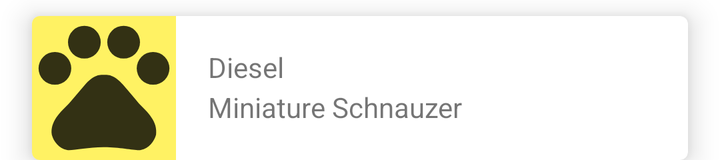
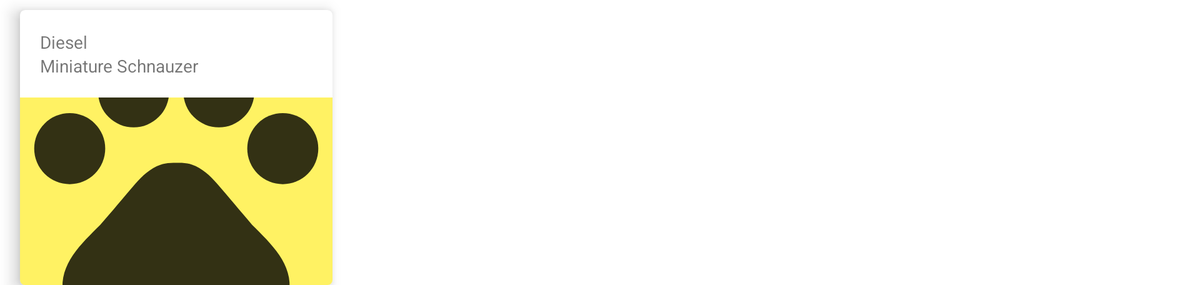

First picture: res/layout/ on a phone held upright. Second picture: the repository's own variant of that layout, on a device whose configuration matches the variant's folder. Source for both follows.
<!-- AndroidManifest.xml: application theme AppTheme -->
<!-- res/layout/pet_list_item.xml -->
<?xml version="1.0" encoding="utf-8"?>
<com.google.android.material.card.MaterialCardView xmlns:android="http://schemas.android.com/apk/res/android"
    xmlns:app="http://schemas.android.com/apk/res-auto"
    xmlns:tools="http://schemas.android.com/tools"
    android:layout_width="match_parent"
    android:layout_height="@dimen/linear_list_item_height"
    android:layout_marginTop="8dp"
    android:layout_marginLeft="16dp"
    android:layout_marginRight="16dp"
    app:cardElevation="8dp">

    <androidx.constraintlayout.widget.ConstraintLayout
        android:layout_width="match_parent"
        android:layout_height="match_parent">

        <FrameLayout
            android:id="@+id/frameLayout"
            android:layout_width="@dimen/linear_list_item_height"
            android:layout_height="@dimen/linear_list_item_height"
            app:layout_constraintBottom_toBottomOf="parent"
            app:layout_constraintStart_toStartOf="parent"
            app:layout_constraintTop_toTopOf="parent"
            android:background="@color/secondaryLightColor"/>


        <ImageView
            android:id="@+id/list_pet_image"
            android:layout_width="0dp"
            android:layout_height="0dp"
            android:layout_gravity="center_vertical"
            android:scaleType="centerCrop"
            android:src="@drawable/ic_action_pet_favorites"
            app:layout_constraintBottom_toBottomOf="parent"
            app:layout_constraintEnd_toEndOf="@+id/frameLayout"
            app:layout_constraintStart_toStartOf="parent"
            app:layout_constraintTop_toTopOf="parent" />


        <TextView
            android:id="@+id/dog_name_text_view"
            android:layout_width="wrap_content"
            android:layout_height="wrap_content"
            android:layout_marginStart="16dp"
            android:layout_marginLeft="16dp"
            android:layout_marginTop="16dp"
            app:layout_constraintStart_toEndOf="@+id/frameLayout"
            app:layout_constraintTop_toTopOf="parent"
            tools:text="Diesel" />

        <TextView
            android:id="@+id/dog_breed_text_view"
            android:layout_width="wrap_content"
            android:layout_height="wrap_content"
            android:layout_marginBottom="16dp"
            app:layout_constraintBottom_toBottomOf="parent"
            app:layout_constraintStart_toStartOf="@+id/dog_name_text_view"
            app:layout_constraintTop_toBottomOf="@+id/dog_name_text_view"
            tools:text="Miniature Schnauzer" />

        <ImageView
            android:id="@+id/list_item_options"
            android:layout_width="wrap_content"
            android:layout_height="wrap_content"
            android:layout_marginTop="16dp"
            android:layout_marginEnd="16dp"
            android:layout_marginRight="16dp"
            android:layout_marginBottom="16dp"
            android:clickable="true"
            android:focusable="true"
            app:layout_constraintBottom_toBottomOf="parent"
            app:layout_constraintEnd_toEndOf="parent"
            app:layout_constraintTop_toTopOf="parent"
            android:src="@drawable/ic_action_more" />


    </androidx.constraintlayout.widget.ConstraintLayout>


</com.google.android.material.card.MaterialCardView>
<!-- resources referenced by this layout -->
<resources>
  <color name="secondaryLightColor">#fff263</color>
  <dimen name="linear_list_item_height">72dp</dimen>
  <!-- drawable ic_action_pet_favorites (drawable-anydpi) -->
  <vector xmlns:android="http://schemas.android.com/apk/res/android"
      android:width="24dp"
      android:height="24dp"
      android:viewportWidth="24"
      android:viewportHeight="24"
      android:tint="#000000"
      android:alpha="0.8">
    <group android:scaleX="1.0909091"
        android:scaleY="1.0909091"
        android:translateX="-1.0909091"
        android:translateY="-1.6363636">
      <path
          android:fillColor="@android:color/white"
          android:pathData="M4.5,9.5m-2.5,0a2.5,2.5 0,1 1,5 0a2.5,2.5 0,1 1,-5 0"/>
      <path
          android:fillColor="@android:color/white"
          android:pathData="M9,5.5m-2.5,0a2.5,2.5 0,1 1,5 0a2.5,2.5 0,1 1,-5 0"/>
      <path
          android:fillColor="@android:color/white"
          android:pathData="M15,5.5m-2.5,0a2.5,2.5 0,1 1,5 0a2.5,2.5 0,1 1,-5 0"/>
      <path
          android:fillColor="@android:color/white"
          android:pathData="M19.5,9.5m-2.5,0a2.5,2.5 0,1 1,5 0a2.5,2.5 0,1 1,-5 0"/>
      <path
          android:fillColor="@android:color/white"
          android:pathData="M17.34,14.86c-0.87,-1.02 -1.6,-1.89 -2.48,-2.91 -0.46,-0.54 -1.05,-1.08 -1.75,-1.32 -0.11,-0.04 -0.22,-0.07 -0.33,-0.09 -0.25,-0.04 -0.52,-0.04 -0.78,-0.04s-0.53,0 -0.79,0.05c-0.11,0.02 -0.22,0.05 -0.33,0.09 -0.7,0.24 -1.28,0.78 -1.75,1.32 -0.87,1.02 -1.6,1.89 -2.48,2.91 -1.31,1.31 -2.92,2.76 -2.62,4.79 0.29,1.02 1.02,2.03 2.33,2.32 0.73,0.15 3.06,-0.44 5.54,-0.44h0.18c2.48,0 4.81,0.58 5.54,0.44 1.31,-0.29 2.04,-1.31 2.33,-2.32 0.31,-2.04 -1.3,-3.49 -2.61,-4.8z"/>
    </group>
  </vector>
  <style name="AppTheme" parent="Theme.MaterialComponents.Light.NoActionBar">
          
          <item name="colorPrimary">@color/colorPrimary</item>
          <item name="colorPrimaryDark">@color/colorPrimaryDark</item>
          <item name="colorAccent">@color/colorAccent</item>
      </style>
</resources>
<!-- res/layout-sw600dp-land/pet_list_item.xml (the repository's variant of the layout above) -->
<!-- drawn on a 7-inch tablet turned sideways -->
<?xml version="1.0" encoding="utf-8"?>
<com.google.android.material.card.MaterialCardView xmlns:android="http://schemas.android.com/apk/res/android"
    xmlns:app="http://schemas.android.com/apk/res-auto"
    xmlns:tools="http://schemas.android.com/tools"
    android:layout_width="wrap_content"
    android:layout_height="wrap_content"
    android:layout_marginTop="8dp"
    android:layout_marginLeft="16dp"
    android:layout_marginRight="16dp"
    app:cardElevation="8dp">

    <androidx.constraintlayout.widget.ConstraintLayout
        android:layout_width="wrap_content"
        android:layout_height="wrap_content">


        <FrameLayout
            android:id="@+id/frameLayout"
            android:layout_width="250dp"
            android:layout_height="150dp"
            android:layout_marginTop="16dp"
            android:background="@color/secondaryLightColor"
            app:layout_constraintBottom_toBottomOf="parent"
            app:layout_constraintEnd_toEndOf="parent"
            app:layout_constraintStart_toStartOf="parent"
            app:layout_constraintTop_toBottomOf="@+id/dog_breed_text_view"
            app:layout_constraintVertical_bias="0.0" />

        <ImageView
            android:id="@+id/list_pet_image"
            android:layout_width="250dp"
            android:layout_height="150dp"
            android:layout_gravity="center_vertical"
            android:layout_marginTop="16dp"
            android:scaleType="centerCrop"
            android:src="@drawable/ic_action_pet_favorites"
            app:layout_constraintEnd_toEndOf="@+id/frameLayout"
            app:layout_constraintStart_toStartOf="parent"
            app:layout_constraintTop_toBottomOf="@+id/dog_breed_text_view" />


        <TextView
            android:id="@+id/dog_name_text_view"
            android:layout_width="wrap_content"
            android:layout_height="wrap_content"
            android:layout_marginStart="16dp"
            android:layout_marginLeft="16dp"
            android:layout_marginTop="16dp"
            app:layout_constraintStart_toStartOf="parent"
            app:layout_constraintTop_toTopOf="parent"
            tools:text="Diesel" />

        <TextView
            android:id="@+id/dog_breed_text_view"
            android:layout_width="wrap_content"
            android:layout_height="wrap_content"
            app:layout_constraintStart_toStartOf="@+id/dog_name_text_view"
            app:layout_constraintTop_toBottomOf="@+id/dog_name_text_view"
            tools:text="Miniature Schnauzer" />

        <ImageView
            android:id="@+id/list_item_options"
            android:layout_width="wrap_content"
            android:layout_height="wrap_content"
            android:layout_marginEnd="8dp"
            android:layout_marginRight="8dp"
            android:clickable="true"
            android:focusable="true"
            android:src="@drawable/ic_action_more"
            app:layout_constraintBottom_toTopOf="@+id/frameLayout"
            app:layout_constraintEnd_toEndOf="@+id/frameLayout"
            app:layout_constraintTop_toTopOf="parent" />


    </androidx.constraintlayout.widget.ConstraintLayout>


</com.google.android.material.card.MaterialCardView>
<!-- resources referenced by the variant -->
<!-- as a 7-inch tablet turned sideways resolves them -->
<resources>
  <color name="secondaryLightColor">#fff263</color>
  <!-- drawable ic_action_pet_favorites (drawable-anydpi) -->
  <vector xmlns:android="http://schemas.android.com/apk/res/android"
      android:width="24dp"
      android:height="24dp"
      android:viewportWidth="24"
      android:viewportHeight="24"
      android:tint="#000000"
      android:alpha="0.8">
    <group android:scaleX="1.0909091"
        android:scaleY="1.0909091"
        android:translateX="-1.0909091"
        android:translateY="-1.6363636">
      <path
          android:fillColor="@android:color/white"
          android:pathData="M4.5,9.5m-2.5,0a2.5,2.5 0,1 1,5 0a2.5,2.5 0,1 1,-5 0"/>
      <path
          android:fillColor="@android:color/white"
          android:pathData="M9,5.5m-2.5,0a2.5,2.5 0,1 1,5 0a2.5,2.5 0,1 1,-5 0"/>
      <path
          android:fillColor="@android:color/white"
          android:pathData="M15,5.5m-2.5,0a2.5,2.5 0,1 1,5 0a2.5,2.5 0,1 1,-5 0"/>
      <path
          android:fillColor="@android:color/white"
          android:pathData="M19.5,9.5m-2.5,0a2.5,2.5 0,1 1,5 0a2.5,2.5 0,1 1,-5 0"/>
      <path
          android:fillColor="@android:color/white"
          android:pathData="M17.34,14.86c-0.87,-1.02 -1.6,-1.89 -2.48,-2.91 -0.46,-0.54 -1.05,-1.08 -1.75,-1.32 -0.11,-0.04 -0.22,-0.07 -0.33,-0.09 -0.25,-0.04 -0.52,-0.04 -0.78,-0.04s-0.53,0 -0.79,0.05c-0.11,0.02 -0.22,0.05 -0.33,0.09 -0.7,0.24 -1.28,0.78 -1.75,1.32 -0.87,1.02 -1.6,1.89 -2.48,2.91 -1.31,1.31 -2.92,2.76 -2.62,4.79 0.29,1.02 1.02,2.03 2.33,2.32 0.73,0.15 3.06,-0.44 5.54,-0.44h0.18c2.48,0 4.81,0.58 5.54,0.44 1.31,-0.29 2.04,-1.31 2.33,-2.32 0.31,-2.04 -1.3,-3.49 -2.61,-4.8z"/>
    </group>
  </vector>
  <style name="AppTheme" parent="Theme.MaterialComponents.Light.NoActionBar">
          
          <item name="colorPrimary">@color/colorPrimary</item>
          <item name="colorPrimaryDark">@color/colorPrimaryDark</item>
          <item name="colorAccent">@color/colorAccent</item>
      </style>
</resources>
